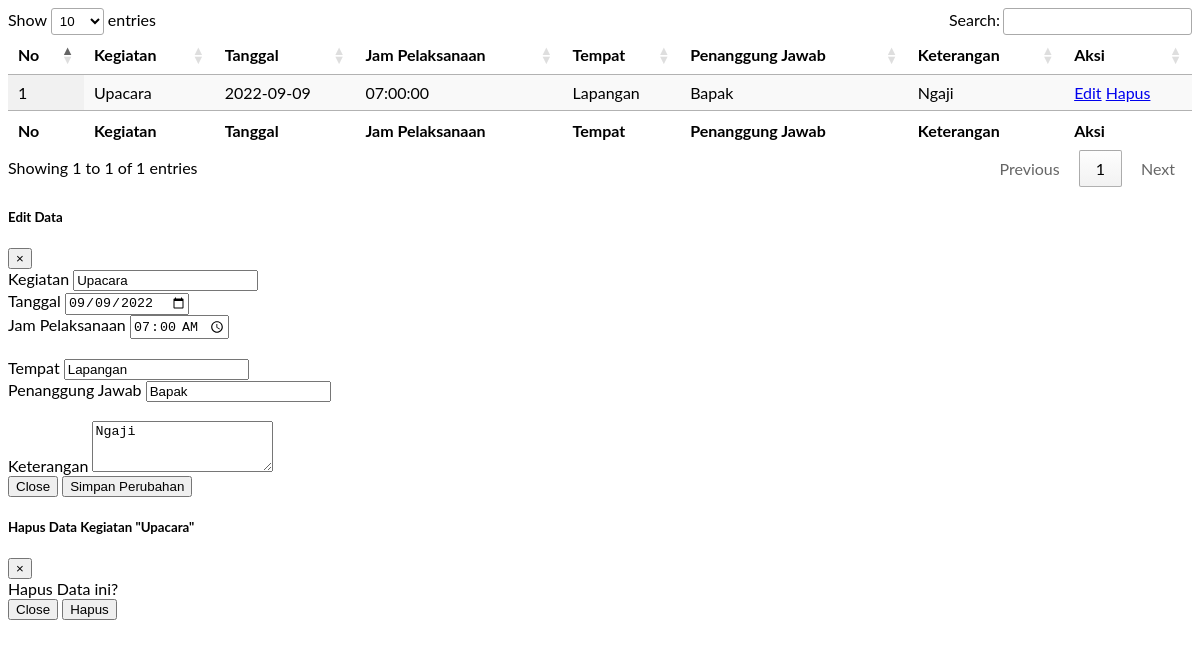
/halaman/tabel/tabeledit.php, run on an earlier commit of the app's database.
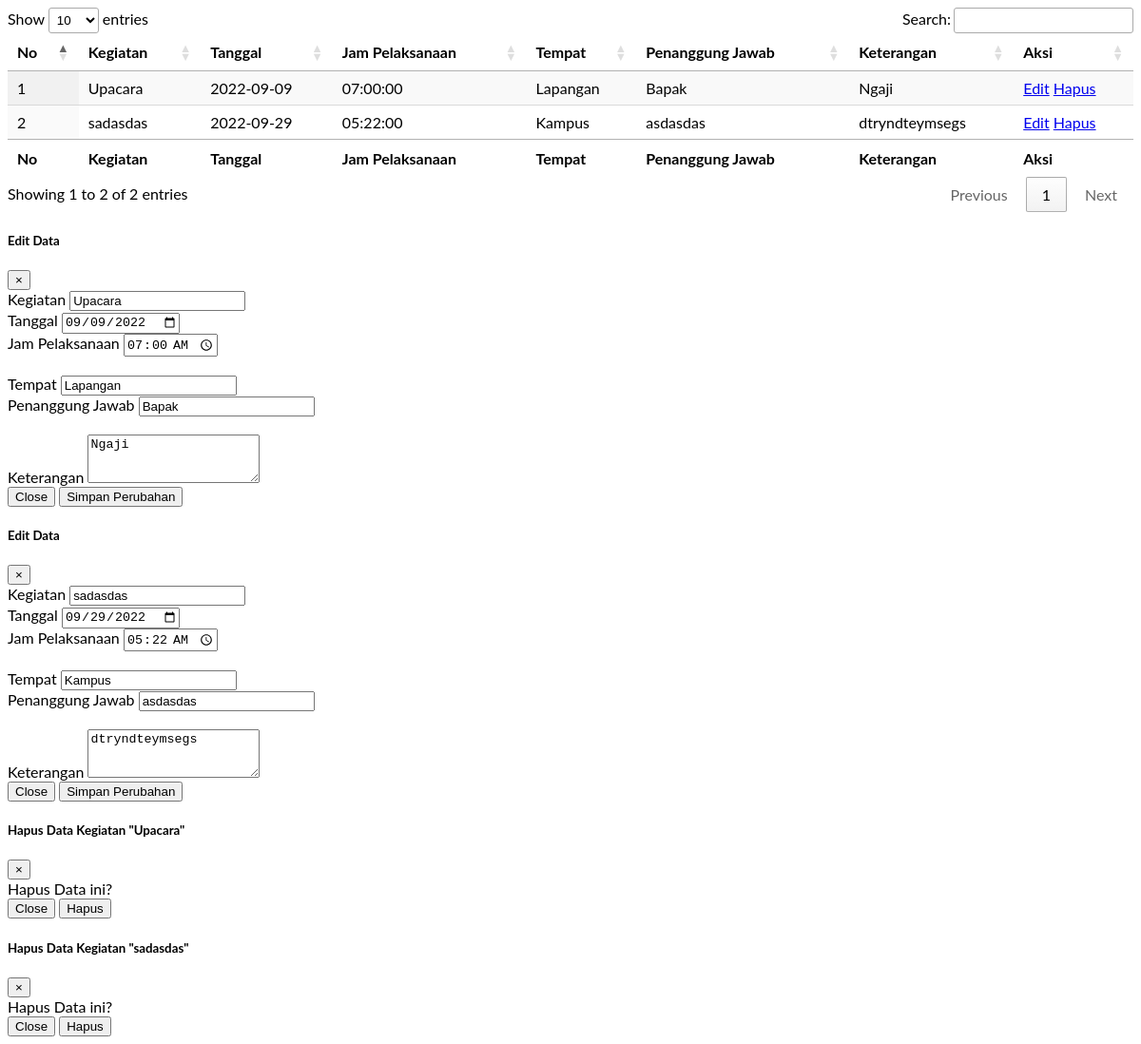
And on a later commit of the database.
### tables this page shows
CREATE TABLE `agenda` (
  `id` int(11) NOT NULL,
  `kegiatan` varchar(1000) NOT NULL,
  `tanggal` date NOT NULL,
  `waktu` time NOT NULL,
  `tempat` varchar(1000) NOT NULL,
  `tanggung_jawab` varchar(1000) NOT NULL,
  `keterangan` text NOT NULL
);

### halaman/tabel/tabeledit.php (the view, shortened to what the changed rows need)
<!DOCTYPE html>
<html>
<head>
<link rel="stylesheet" href="../../css/sidebar.css">
<link rel="stylesheet" href="../../css/dashboard_admin.css">
<link rel="stylesheet" href="https://cdn.datatables.net/1.12.1/css/jquery.dataTables.min.css">
</head>
<body>
<table id="example" class="display" style="width:100%">
        <thead>
            <tr>
                <th>No</th>
                <th>Kegiatan</th>
                <th>Tanggal</th>
                <th>Jam Pelaksanaan</th>
                <th>Tempat</th>
                <th>Penanggung Jawab</th>
                <th>Keterangan</th>
                <th>Aksi</th>
            </tr>
        </thead>
        <tbody>
            <?php
                include "../../kueri/koneksi.php";
                $sql = mysqli_query($konek, "SELECT * FROM agenda ORDER BY tanggal");
                $no = 1;
                if(mysqli_num_rows($sql)>0){
                    while($row = mysqli_fetch_array($sql)){
            ?>
            <tr>
                <td><?php echo $no++;?></td>
                <td><?php echo $row['kegiatan']; ?></td>
                <td><?php echo $row['tanggal']; ?></td>
                <td><?php echo $row['waktu']; ?></td>
                <td><?php echo $row['tempat']; ?></td>
                <td><?php echo $row['tanggung_jawab']; ?></td>
                <td><?php echo $row['keterangan']; ?></td>
                <td>
                    <a data-toggle="modal" data-target="#Edit<?php echo $row['id']; ?>" class="btn btn-info"
                    href="#Edit<?php echo $row['id']; ?>">Edit</a>
                    <a data-toggle="modal" data-target="#Hapus<?php echo $row['id']; ?>" class="btn btn-danger"
                    href="#Hapus<?php echo $row['id']; ?>">Hapus</a>
                </td>
                </tr>
                <?php
        } }
         ?>
            </tbody>
        <tfoot>
            <tr>
                <th>No</th>
                <th>Kegiatan</th>
                <th>Tanggal</th>
                <th>Jam Pelaksanaan</th>
                <th>Tempat</th>
                <th>Penanggung Jawab</th>
                <th>Keterangan</th>
                <th>Aksi</th>
            </tr>
        </tfoot>
</table>
<?php
include "../../kueri/koneksi.php";
$qry = mysqli_query($konek, "SELECT * FROM agenda ORDER BY tanggal");
if(mysqli_num_rows($qry)>0){
    while($row = mysqli_fetch_array($qry)){
?>
  <div class="modal fade" id="Edit<?php echo $row['id']; ?>" tabindex="-1" role="dialog" aria-labelledby="exampleModalCenterTitle" aria-hidden="true">
  <div class="modal-dialog modal-lg" role="document">
    <div class="modal-content">
      <div class="modal-header">
        <h5 class="modal-title" id="Edit<?php echo $row['id']; ?>">Edit Data</h5>
        <button type="button" class="close" data-dismiss="modal" aria-label="Close">
          <span aria-hidden="true">&times;</span>
        </button>
      </div>
      <div class="modal-body">
        <form action="../../kueri/update.php" method="POST">
          <div class="form-group">
            <label for="Kegiatan">Kegiatan</label>
            <input type="text" class="form-control" id="Kegiatan" name="kegiatan" value="<?php echo $row['kegiatan']; ?>">
          </div>
          <div class="row">
            <div class="col">
              <label for="Tanggal">Tanggal</label>
              <input type="date" class="form-control" id="Tanggal" min="2000-01-02" name="tanggal" value="<?php echo $row['tanggal']; ?>">
            </div>
            <div class="col">
              <label for="Jam">Jam Pelaksanaan</label>
              <input type="time" class="form-control" id="JamPelaksanaan" name="jam" value="<?php echo $row['waktu']; ?>">
            </div>
          </div><br>
          <div class="row">
            <div class="col">
              <label for="Tempat">Tempat</label>
              <input type="text" class="form-control" id="Tempat" name="tempat" value="<?php echo $row['tempat']; ?>">
            </div>
            <div class="col">
              <label for="Penanggung Jawab">Penanggung Jawab</label>
              <input type="text" class="form-control" id="Penanggung_Jawab" name="tanggung_jawab" value="<?php echo $row['tanggung_jawab']; ?>">
            </div>
          </div><br>
          <div class="form-group">
            <label for="Keterangan">Keterangan</label>
            <textarea class="form-control" id="Keterangan" rows="3" name="keterangan"><?php echo $row['keterangan']; ?></textarea>
          </div>
          <div class="modal-footer">
              <button type="button" class="btn btn-secondary" data-dismiss="modal">Close</button>
              <button type="submit" class="btn btn-primary" name="updatedata">Simpan Perubahan</button>
          </div>
        </form>
      </div>
    </div>
  </div>
</div>
<?php } } ?>
<?php
include "../../kueri/koneksi.php";
$qry = mysqli_query($konek, "SELECT * FROM agenda ORDER BY tanggal");
if(mysqli_num_rows($qry)>0){
    while($row = mysqli_fetch_array($qry)){
?>
<div class="modal fade" id="Hapus<?php echo $row['id']; ?>" tabindex="-1" role="dialog" aria-labelledby="exampleModalCenterTitle" aria-hidden="true">
  <div class="modal-dialog modal-dialog-centered" role="document">
    <div class="modal-content">
    <form action="../../kueri/hapus.php" method="post">
      <div class="modal-header">
        <h5 class="modal-title" id="Hapus<?php echo $row['id']; ?>">Hapus Data Kegiatan "<?php echo $row['kegiatan']; ?>"</h5>
        <button type="button" class="close" data-dismiss="modal" aria-label="Close">
          <span aria-hidden="true">&times;</span>
        </button>
      </div>
      <div class="modal-body">
        Hapus Data ini?
      </div>
      <div class="modal-footer">
        <button type="button" class="btn btn-secondary" data-dismiss="modal">Close</button>
        <button type="submit" class="btn btn-danger" name="hapusdata">Hapus</button>
      </div>
    </div>
  </div>
</div>
<?php } } ?>
</body>
</html>

What changed in the data, as far as the page shows it:
added agenda: kegiatan "sadasdas", tanggal "2022-09-29", waktu "05:22:00", tempat "Kampus", tanggung_jawab "asdasdas", keterangan "dtryndteymsegs", tanggal "09/29/2022", jam "05:22:00"
Also different on the page:
text written by a page script: "Show entries Search: Showing 1 to 1 of 1 entries Previous 1 Next" → "Show entries Search: Showing 1 to 2 of 2 entries Previous 1 Next"
